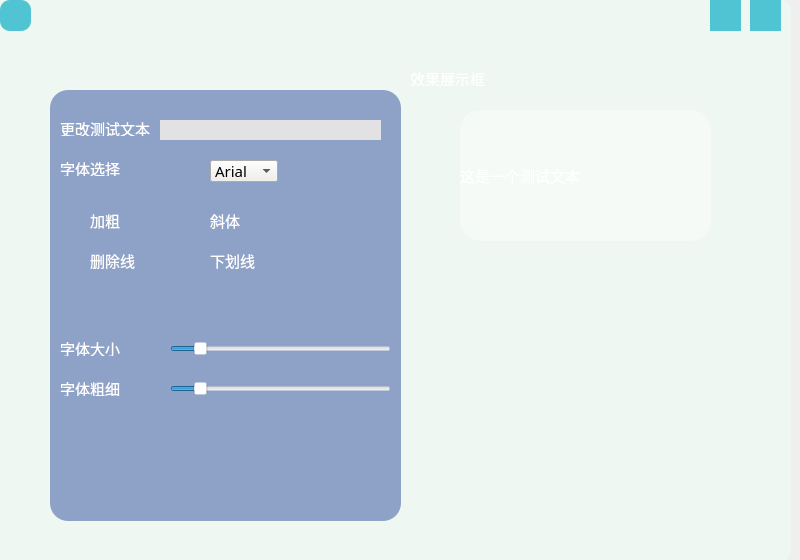
<?xml version="1.0" encoding="UTF-8"?>
<ui version="4.0">
 <class>MainWindow</class>
 <widget class="QMainWindow" name="MainWindow">
  <property name="geometry">
   <rect>
    <x>0</x>
    <y>0</y>
    <width>800</width>
    <height>560</height>
   </rect>
  </property>
  <property name="windowTitle">
   <string>MainWindow</string>
  </property>
  <widget class="QWidget" name="centralwidget">
   <widget class="QFrame" name="frame">
    <property name="geometry">
     <rect>
      <x>-10</x>
      <y>0</y>
      <width>801</width>
      <height>561</height>
     </rect>
    </property>
    <property name="styleSheet">
     <string notr="true">*{
background:rgb(238, 247, 242);
font-size:15px;
font-family:Century Gothic,sans-serif;
}
QFrame#frame{
font-size:15px;
border-image : url(:/image/picture33.png);
}

QFrame{
border-radius: 10px;
background-position:center;
}
QPushButton{
background:#5CB3CC;
color:#fff;
border-radius:15px;
}
QTextBrowser{
border-radius: 18px;
background-color:rgba(226, 225, 228, 130);
color:rgb(0, 0, 0)
}
QLabel{
background:rgba(255, 255, 255, 0);
color:#fff;
border-radius:20px;
}</string>
    </property>
    <property name="frameShape">
     <enum>QFrame::StyledPanel</enum>
    </property>
    <property name="frameShadow">
     <enum>QFrame::Raised</enum>
    </property>
    <widget class="QLabel" name="label_13">
     <property name="geometry">
      <rect>
       <x>420</x>
       <y>70</y>
       <width>81</width>
       <height>16</height>
      </rect>
     </property>
     <property name="text">
      <string>效果展示框：</string>
     </property>
    </widget>
    <widget class="QFrame" name="frame_12">
     <property name="geometry">
      <rect>
       <x>60</x>
       <y>90</y>
       <width>351</width>
       <height>431</height>
      </rect>
     </property>
     <property name="styleSheet">
      <string notr="true">*{
background-color:#F1F0ED;
font-size:15px;
font-family:Century Gothic,sans-serif;
}
QFrame#frame_12{
border-radius: 18px;
background-color:rgba(49, 78, 154, 130);
}
QFrame{
border-radius: 18px;
}
QPushButton{
background:rgba(128, 252, 242, 100);
color:#fff;
border-radius:20px;
}
QLabel{
background:rgba(255, 255, 255, 0);
color:#fff;
border-radius:20px;
}
QCheckBox{
border-radius: 18px;
background-color:rgba(255, 255, 255, 0);
color:rgb(255, 255, 255)
}
QSlider{
border-radius: 18px;
background-color:rgba(255, 255, 255, 0);
color:rgb(255, 255, 255)
}</string>
     </property>
     <property name="frameShape">
      <enum>QFrame::StyledPanel</enum>
     </property>
     <property name="frameShadow">
      <enum>QFrame::Raised</enum>
     </property>
     <widget class="QLineEdit" name="lineEdit_ip">
      <property name="geometry">
       <rect>
        <x>110</x>
        <y>30</y>
        <width>221</width>
        <height>20</height>
       </rect>
      </property>
      <property name="styleSheet">
       <string notr="true">QLineEdit{
background:#E2E1E4;
color:#61649F;
border-radius: 20px;
}</string>
      </property>
     </widget>
     <widget class="QLabel" name="label_23">
      <property name="geometry">
       <rect>
        <x>10</x>
        <y>30</y>
        <width>101</width>
        <height>16</height>
       </rect>
      </property>
      <property name="text">
       <string>更改测试文本</string>
      </property>
     </widget>
     <widget class="QLabel" name="label_24">
      <property name="geometry">
       <rect>
        <x>10</x>
        <y>70</y>
        <width>81</width>
        <height>16</height>
       </rect>
      </property>
      <property name="text">
       <string>字体选择</string>
      </property>
     </widget>
     <widget class="QComboBox" name="comboBox">
      <property name="geometry">
       <rect>
        <x>160</x>
        <y>70</y>
        <width>68</width>
        <height>22</height>
       </rect>
      </property>
      <item>
       <property name="text">
        <string>Arial</string>
       </property>
      </item>
      <item>
       <property name="text">
        <string>宋体</string>
       </property>
      </item>
      <item>
       <property name="text">
        <string>黑体</string>
       </property>
      </item>
      <item>
       <property name="text">
        <string>楷体</string>
       </property>
      </item>
      <item>
       <property name="text">
        <string>微软雅黑</string>
       </property>
      </item>
      <item>
       <property name="text">
        <string>华文琥珀</string>
       </property>
      </item>
      <item>
       <property name="text">
        <string>华文行楷</string>
       </property>
      </item>
      <item>
       <property name="text">
        <string>华文新魏</string>
       </property>
      </item>
      <item>
       <property name="text">
        <string>华文彩云</string>
       </property>
      </item>
     </widget>
     <widget class="QSlider" name="horizontalSlider_bright">
      <property name="geometry">
       <rect>
        <x>120</x>
        <y>250</y>
        <width>221</width>
        <height>18</height>
       </rect>
      </property>
      <property name="minimum">
       <number>5</number>
      </property>
      <property name="maximum">
       <number>50</number>
      </property>
      <property name="singleStep">
       <number>1</number>
      </property>
      <property name="pageStep">
       <number>1</number>
      </property>
      <property name="value">
       <number>10</number>
      </property>
      <property name="orientation">
       <enum>Qt::Horizontal</enum>
      </property>
     </widget>
     <widget class="QLabel" name="label_25">
      <property name="geometry">
       <rect>
        <x>10</x>
        <y>250</y>
        <width>81</width>
        <height>16</height>
       </rect>
      </property>
      <property name="text">
       <string>字体大小</string>
      </property>
     </widget>
     <widget class="QSlider" name="horizontalSlider_bright_2">
      <property name="geometry">
       <rect>
        <x>120</x>
        <y>290</y>
        <width>221</width>
        <height>18</height>
       </rect>
      </property>
      <property name="minimum">
       <number>5</number>
      </property>
      <property name="maximum">
       <number>50</number>
      </property>
      <property name="singleStep">
       <number>1</number>
      </property>
      <property name="pageStep">
       <number>1</number>
      </property>
      <property name="value">
       <number>10</number>
      </property>
      <property name="orientation">
       <enum>Qt::Horizontal</enum>
      </property>
     </widget>
     <widget class="QLabel" name="label_26">
      <property name="geometry">
       <rect>
        <x>10</x>
        <y>290</y>
        <width>81</width>
        <height>16</height>
       </rect>
      </property>
      <property name="text">
       <string>字体粗细</string>
      </property>
     </widget>
     <widget class="QCheckBox" name="checkBox_ovx">
      <property name="geometry">
       <rect>
        <x>20</x>
        <y>120</y>
        <width>79</width>
        <height>20</height>
       </rect>
      </property>
      <property name="text">
       <string>加粗</string>
      </property>
     </widget>
     <widget class="QCheckBox" name="checkBox_ovx_2">
      <property name="geometry">
       <rect>
        <x>140</x>
        <y>120</y>
        <width>79</width>
        <height>20</height>
       </rect>
      </property>
      <property name="text">
       <string>斜体</string>
      </property>
     </widget>
     <widget class="QCheckBox" name="checkBox_ovx_3">
      <property name="geometry">
       <rect>
        <x>20</x>
        <y>160</y>
        <width>79</width>
        <height>20</height>
       </rect>
      </property>
      <property name="text">
       <string>删除线</string>
      </property>
     </widget>
     <widget class="QCheckBox" name="checkBox_ovx_4">
      <property name="geometry">
       <rect>
        <x>140</x>
        <y>160</y>
        <width>79</width>
        <height>20</height>
       </rect>
      </property>
      <property name="text">
       <string>下划线</string>
      </property>
     </widget>
    </widget>
    <widget class="QPushButton" name="pushButton_back">
     <property name="geometry">
      <rect>
       <x>10</x>
       <y>0</y>
       <width>31</width>
       <height>31</height>
      </rect>
     </property>
     <property name="styleSheet">
      <string notr="true">QPushButton{
border-image :url(:/image/picture7.png);
background:#51C4D3;
color:#fff;
border-radius:10px;
}</string>
     </property>
     <property name="text">
      <string/>
     </property>
    </widget>
    <widget class="QPushButton" name="pushButton_share">
     <property name="geometry">
      <rect>
       <x>720</x>
       <y>0</y>
       <width>31</width>
       <height>31</height>
      </rect>
     </property>
     <property name="styleSheet">
      <string notr="true">QPushButton{
border-image :url(:/image/picture31.png);
background:#51C4D3;
color:#fff;
border-radius:0px;
}</string>
     </property>
     <property name="text">
      <string/>
     </property>
    </widget>
    <widget class="QPushButton" name="pushButton_close_ui">
     <property name="geometry">
      <rect>
       <x>760</x>
       <y>0</y>
       <width>31</width>
       <height>31</height>
      </rect>
     </property>
     <property name="styleSheet">
      <string notr="true">QPushButton{
border-image :url(:/image/picture19.png);
background:#51C4D3;
color:#fff;
border-radius:0px;
}</string>
     </property>
     <property name="text">
      <string/>
     </property>
    </widget>
    <widget class="QLabel" name="label">
     <property name="geometry">
      <rect>
       <x>470</x>
       <y>110</y>
       <width>251</width>
       <height>131</height>
      </rect>
     </property>
     <property name="styleSheet">
      <string notr="true">QLabel{
background:rgba(255, 255, 255, 100);
color:#fff;
border-radius:20px;
}</string>
     </property>
     <property name="text">
      <string>这是一个测试文本</string>
     </property>
    </widget>
   </widget>
  </widget>
 </widget>
 <resources>
  <include location="qt_source.qrc"/>
 </resources>
 <connections/>
</ui>
